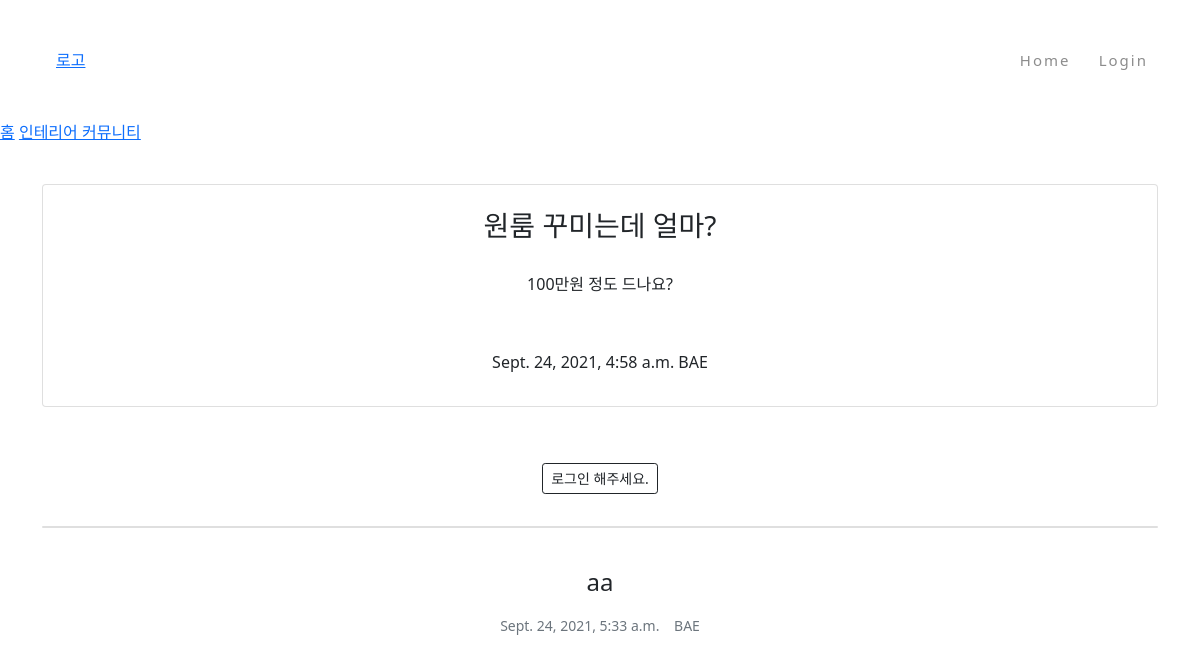
The app's page /blog/12/, older data.
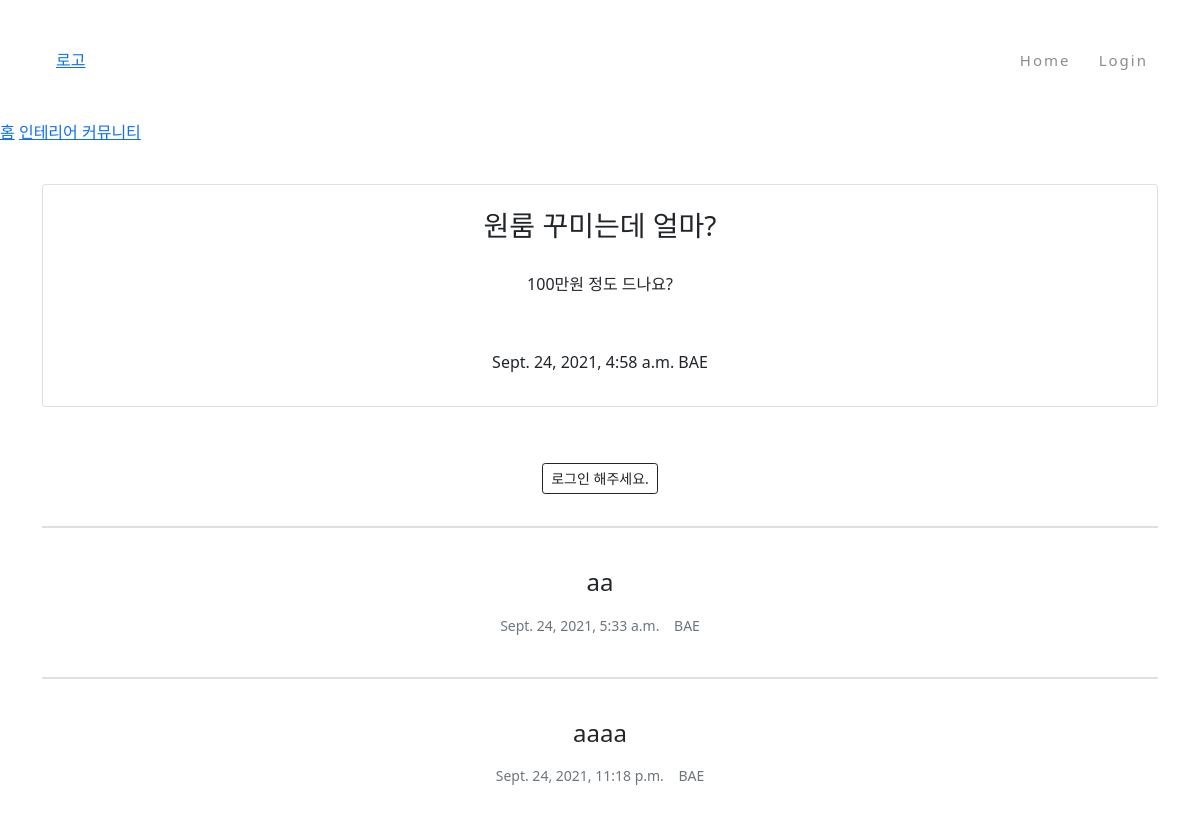
The same page, newer data.
### blog/models.py (models this page shows, shortened)
class Post(models.Model):
    title = models.CharField(max_length=30)
    content = models.TextField()
    created_at = models.DateTimeField(auto_now_add=True)
    updated_at = models.DateTimeField(auto_now=True)
    author = models.ForeignKey(User, null=True, on_delete=models.SET_NULL)

class Comment(models.Model):
    post = models.ForeignKey(Post, on_delete=models.CASCADE)
    author = models.ForeignKey(User, on_delete=models.CASCADE)
    content = models.TextField()
    created_at = models.DateTimeField(auto_now_add=True)
    modified_at = models.DateTimeField(auto_now=True)

### blog/views.py (the view)
# urls.py: path('<int:pk>/', views.PostDetail.as_view()),
class PostDetail(DetailView):
    model = Post
    def get_context_data(self, **kwargs):
        context = super(PostDetail, self).get_context_data()
        context['comment_form']=CommentForm
        return context

### blog/templates/blog/post_detail.html (shortened to what this page needs)
{% extends 'base.html' %}
{% block container %}
{% load crispy_forms_tags%}
<!DOCTYPE html>
<html lang="en">
<head>
    <link href="https://cdn.jsdelivr.net/npm/bootstrap@5.1.1/dist/css/bootstrap.min.css" rel="stylesheet">
</head>
<body>
    <nav>
        <a href="/">홈</a>
        <a href="/blog/">인테리어 커뮤니티</a>
    </nav>
    <br>
    <div class="container my-3 " style="text-align: center;">
        <div class="row">
            <div class="col-md-12">
                <div class="card mb-4">
                    <br>
                    <h3>{{post.title}}</h3>
                    <br>
                    <h6>{{post.content}}</h6>
                    <br>
                    <br> {{post.created_at}} {{post.author | upper }}
                    <div class="card-body">
                    </div>
                </div>
            </div>
        </div>
    </div>
    <div class="container my-3 " style="text-align: center;">
        <div class="row">
            <div class="col-md-12">
                <div class="card-body">
                    {% if user.is_authenticated %}
                    <form id="comment-form" method="POST" action="{{ post.get_absolute_url }}new_comment/">
                        {% csrf_token %}
                        <div class="form-group">
                            {{ comment_form | crispy }}
                        </div>
                        <br>
                        <button type="submit" class="btn btn-outline-success my-2 my-sm-0">댓글달기</button>
                    </form>
                    {% else %}
                    <a role="button" class="btn btn-outline-dark btn-block btn-sm" href="#" data-toggle="modal" data-target="#loginModal">로그인 해주세요.</a> {% endif %}
                </div>
            </div>
        </div>
    </div>
    <div style="text-align: center;">
        {% if post.comment_set.exists %} {% for comment in post.comment_set.iterator %}
        <div class="container my-3 " style="text-align: center;">
            <div class="row">
                <div class="col-md-12">
                    <div class="card mb-4">
                    </div>
                </div>
            </div>
        </div>
        <div class="media mb-2" id="comment-{{ comment.pk }}">
            <div class="media-body">
                <p>
                    <h4>{{ comment.content|linebreaks }}</h4>
                </p>
                {% if comment.created_at != comment.modified_at %}
                <p class="text-muted float-right"><small>수정 날짜 : {{ comment.modified_at }}&nbsp;&nbsp; {{ comment.author.username|upper }}</small></p>
                {% else%}
                <small class="text-muted">{{ comment.created_at }} &nbsp;&nbsp; {{ comment.author.username|upper }} </small><br> {% endif %}
                <br>
            </div>
        </div>
        {% endfor %} {% endif %}
    </div>
</body>
</html>
{% endblock %}

### myproject/templates/base.html (shortened to what this page needs)
{% load static %}
<!DOCTYPE html>
<html lang="en">
<head>
    <link href="https://cdn.jsdelivr.net/npm/bootstrap@5.0.1/dist/css/bootstrap.min.css" rel="stylesheet"
>
    <link rel="stylesheet" href="{% static 'css/base.css' %}">
</head>
<body>
    <nav class="nav-main">
        <div class="nav">
            <a class="navbar-brand" href="">
                <a href="/">로고</a>
        </div>
        <div class="nav-menu">
            <a href="/">Home</a>
            {% if not user.is_authenticated %}
            <a href="{% url 'login' %}">Login</a>
            {% endif %}
    </div>
  </nav>
  {% block container %}
  {% endblock %}
</body>
</html>

### myproject/static/css/base.css (style rules this page uses)
body { text-align: center; }
* { margin: 0; padding: 0; box-sizing: border-box; }
.nav-main { display: flex; justify-content: space-around; align-items: center; height: 15vh; background-color: transparent; display: grid; grid-auto-flow: column; grid-template-columns: 1fr; margin-right: 40px; margin-left: 40px; }
.nav-menu a { font-size: 15px; color: #8C8C8C; text-decoration: none; letter-spacing: 2px; position: relative; padding: 6PX 12PX; }
.nav-menu a::after { content: ""; position: absolute; bottom: 0; left: 50%; transform: translateX(-50%); width: 0; height: 2px; background: #016FAC; transition: all .5s ease-out; }

Row changes from the older to the newer data that the page shows:
added Comment: content "aaaa", created_at "Sept. 24, 2021, 11:18 p.m.", author.username "BAE"
